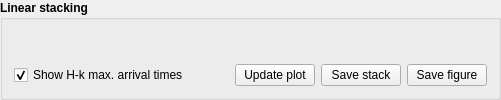
         <widget class="QGroupBox" name="groupBox_15">
          <property name="font">
           <font>
            <weight>75</weight>
            <bold>true</bold>
           </font>
          </property>
          <property name="title">
           <string>Linear stacking</string>
          </property>
          <layout class="QVBoxLayout" name="verticalLayout_23">
           <item>
            <layout class="QVBoxLayout" name="verticalLayout_5">
             <item>
              <widget class="MatplotlibWidget" name="mplwidget_2" native="true">
               <property name="sizePolicy">
                <sizepolicy hsizetype="Expanding" vsizetype="Expanding">
                 <horstretch>0</horstretch>
                 <verstretch>0</verstretch>
                </sizepolicy>
               </property>
               <property name="minimumSize">
                <size>
                 <width>300</width>
                 <height>0</height>
                </size>
               </property>
              </widget>
             </item>
             <item>
              <layout class="QHBoxLayout" name="horizontalLayout_7">
               <item>
                <widget class="QCheckBox" name="checkBox">
                 <property name="font">
                  <font>
                   <weight>50</weight>
                   <bold>false</bold>
                  </font>
                 </property>
                 <property name="text">
                  <string>Show H-k max. arrival times</string>
                 </property>
                 <property name="checked">
                  <bool>true</bool>
                 </property>
                </widget>
               </item>
               <item>
                <spacer name="horizontalSpacer_2">
                 <property name="orientation">
                  <enum>Qt::Horizontal</enum>
                 </property>
                 <property name="sizeHint" stdset="0">
                  <size>
                   <width>40</width>
                   <height>20</height>
                  </size>
                 </property>
                </spacer>
               </item>
               <item>
                <widget class="QPushButton" name="pushButton_3">
                 <property name="font">
                  <font>
                   <weight>50</weight>
                   <bold>false</bold>
                  </font>
                 </property>
                 <property name="text">
                  <string>Update plot</string>
                 </property>
                </widget>
               </item>
               <item>
                <widget class="QPushButton" name="pushButton_19">
                 <property name="font">
                  <font>
                   <weight>50</weight>
                   <bold>false</bold>
                  </font>
                 </property>
                 <property name="text">
                  <string>Save stack</string>
                 </property>
                </widget>
               </item>
               <item>
                <widget class="QPushButton" name="pushButton_4">
                 <property name="font">
                  <font>
                   <weight>50</weight>
                   <bold>false</bold>
                  </font>
                 </property>
                 <property name="text">
                  <string>Save figure</string>
                 </property>
                </widget>
               </item>
              </layout>
             </item>
            </layout>
           </item>
          </layout>
         </widget>
